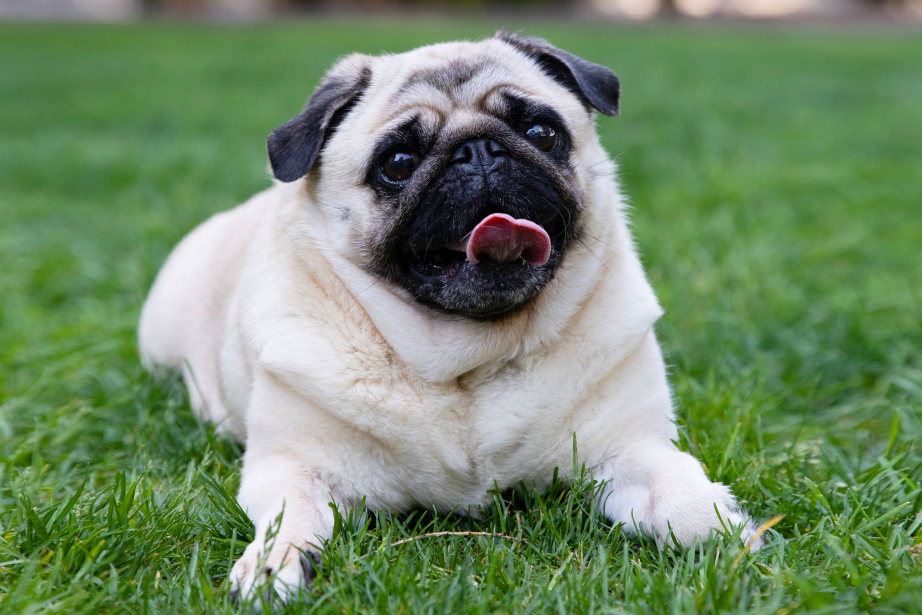
//> input picture cpp_opencv/photos/dog1.jpg, 2765 x 1843 px (shown at 1/3 size)
$ ./masking   (built with g++ and OpenCV 4)
//> lines starting //> are read from the running program, lines starting //| are printed output that depends on the picture; after the words box and inside, x2 and y2 are one past the last pixel; in counts of white or black regions, pixels touching at a corner belong together
#include <opencv2/opencv.hpp>
#include <vector>
#include <stdio.h>

using namespace cv;

std::string photo = "../../photos/dog1.jpg";

int main(){
    Mat image = imread(photo);
//> image is the input picture: 1843 rows x 2765 cols, CV_8UC3; mean B, G, R 105.2, 138.7, 114.6
    resize(image, image, cv::Size(), 0.2, 0.2);
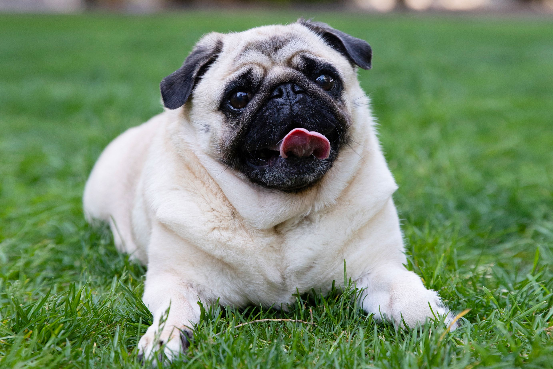
//> image: 369 rows x 553 cols, CV_8UC3; mean B, G, R 105.1, 138.7, 114.6
    imshow("dog", image);

    // blank canvas
    Mat blank = Mat::zeros(image.rows, image.cols, CV_8U);
    imshow("blank", blank);

    Mat circle_mask = blank.clone();
    circle(circle_mask, Point(image.cols/2, image.rows/2), 100, Scalar(255,255,255), -1, 8, 0);
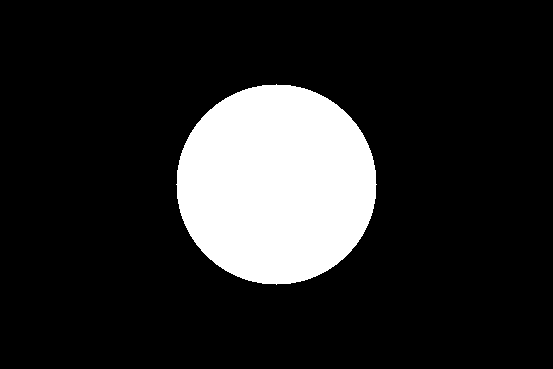
//> circle_mask: 369 rows x 553 cols, CV_8UC1; 15.4% white; 1 white region, box (x1, y1, x2, y2) and area: (176, 84, 377, 285) 31417
    imshow("circle", circle_mask);

    // bitwise and
    Mat masked_photo;
    bitwise_and(image, image, masked_photo, circle_mask);
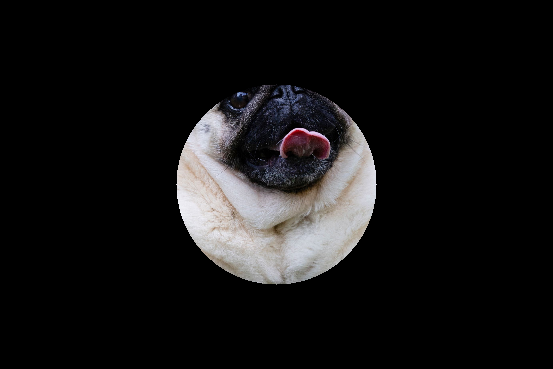
//> masked_photo: 369 rows x 553 cols, CV_8UC3; mean B, G, R 20.1, 19.7, 20.4
    imshow("masked_photo", masked_photo);

    waitKey(0);
    return 0;
}

$ run again, with cpp_opencv/photos/dog2.jpg copied over cpp_opencv/photos/dog1.jpg
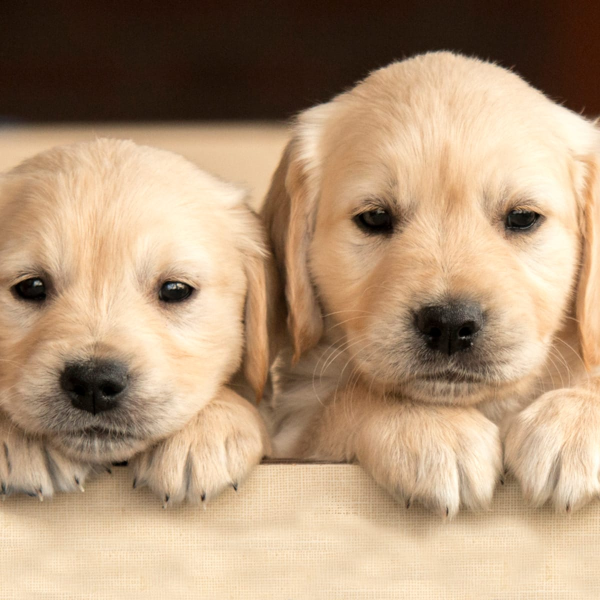
//> input picture cpp_opencv/photos/dog2.jpg, 1200 x 1200 px (shown at 1/2 size)
//> image is the input picture: 1200 rows x 1200 cols, CV_8UC3; mean B, G, R 120.1, 149.1, 177.1
//> image: 240 rows x 240 cols, CV_8UC3
//> `circle(circle_mask, Point(image.cols/2, image.rows/2), 100, Scalar(255..`:
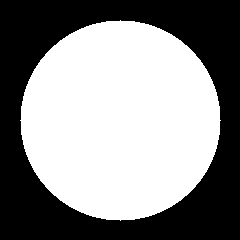
//> circle_mask: 240 rows x 240 cols, CV_8UC1; 54.5% white; 1 black region, box (x1, y1, x2, y2) and area: (0, 0, 240, 240) 26183
//> `bitwise_and(image, image, masked_photo, circle_mask);`:
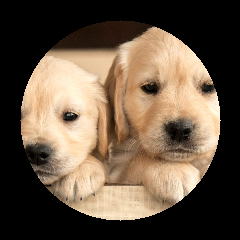
//> masked_photo: 240 rows x 240 cols, CV_8UC3; mean B, G, R 68.7, 85.9, 102.7

$ run again, with cpp_opencv/photos/dog3.jpg copied over cpp_opencv/photos/dog1.jpg
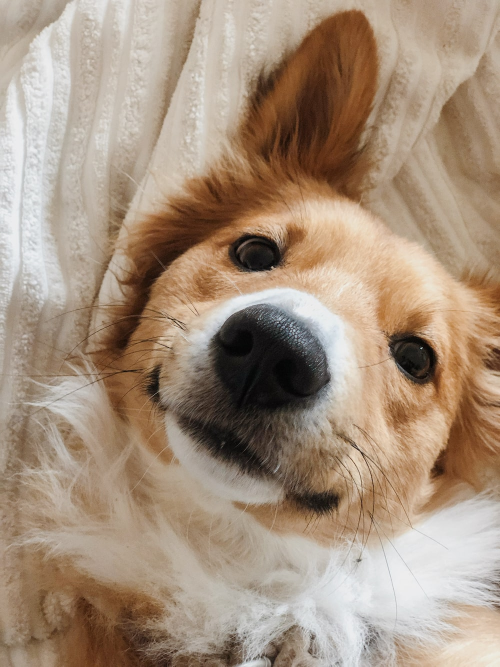
//> input picture cpp_opencv/photos/dog3.jpg, 1000 x 1333 px (shown at 1/2 size)
//> image is the input picture: 1333 rows x 1000 cols, CV_8UC3; mean B, G, R 125.4, 144.8, 165.5
//> image: 267 rows x 200 cols, CV_8UC3
//> `circle(circle_mask, Point(image.cols/2, image.rows/2), 100, Scalar(255..`:
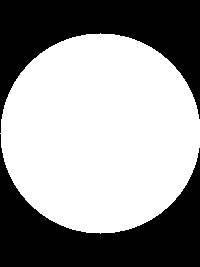
//> circle_mask: 267 rows x 200 cols, CV_8UC1; 58.8% white; 2 black regions, box (x1, y1, x2, y2) and area: (0, 0, 200, 133) 10992, (0, 134, 200, 267) 10992
//> `bitwise_and(image, image, masked_photo, circle_mask);`:
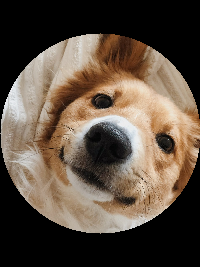
//> masked_photo: 267 rows x 200 cols, CV_8UC3; mean B, G, R 65.3, 78.2, 92.2
